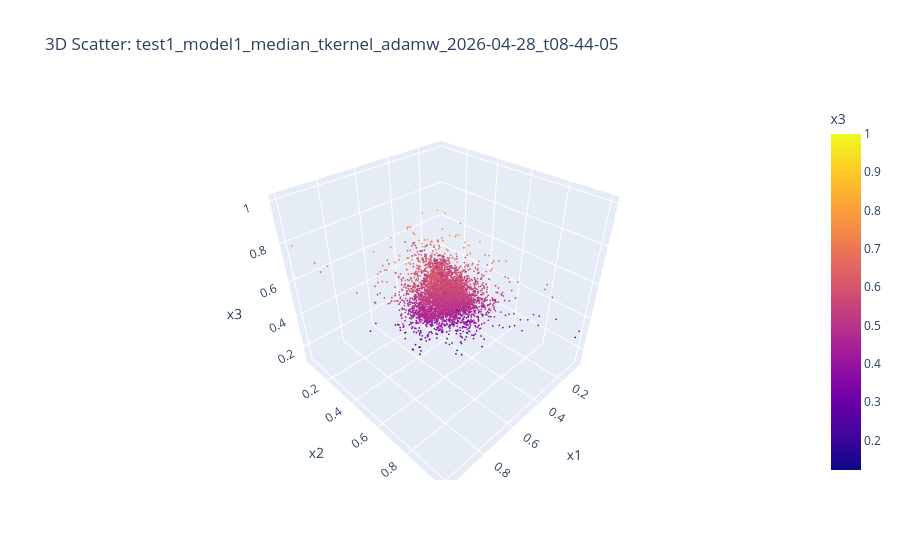

Source (notebook cell):
### Code cell
fig_3d = px.scatter_3d(
        res_model,
        x="x1",
        y="x2",
        z="x3",
        color="x3",  # optional coloring
        title=f"3D Scatter: {model_id}"
    )
fig_3d.update_traces(marker=dict(size=1)) 
fig_3d.show()

### Figure 1 — Plotly figure (JSON) as saved in the notebook; plotly's stock layout.template omitted (floating-point values rounded to 4 significant figures; data arrays with more than 128 entries replaced by an {"elided": "..."} marker saying what was removed)
{"data": [{"hovertemplate": "x1=%{x}<br>x2=%{y}<br>x3=%{marker.color}<extra></extra>", "legendgroup": "", "marker": {"color": {"elided": "5000 float values"}, "coloraxis": "coloraxis", "size": 1, "symbol": "circle"}, "mode": "markers", "name": "", "scene": "scene", "showlegend": false, "type": "scatter3d", "x": {"elided": "5000 float values"}, "y": {"elided": "5000 float values"}, "z": {"elided": "5000 float values"}}], "layout": {"coloraxis": {"colorbar": {"title": {"text": "x3"}}, "colorscale": [[0, "#0d0887"], [0.1111, "#46039f"], [0.2222, "#7201a8"], [0.3333, "#9c179e"], [0.4444, "#bd3786"], [0.5556, "#d8576b"], [0.6667, "#ed7953"], [0.7778, "#fb9f3a"], [0.8889, "#fdca26"], [1, "#f0f921"]]}, "legend": {"tracegroupgap": 0}, "scene": {"domain": {"x": [0, 1], "y": [0, 1]}, "xaxis": {"title": {"text": "x1"}}, "yaxis": {"title": {"text": "x2"}}, "zaxis": {"title": {"text": "x3"}}}, "title": {"text": "3D Scatter: test1_model1_median_tkernel_adamw_2026-04-28_t08-44-05"}}}
